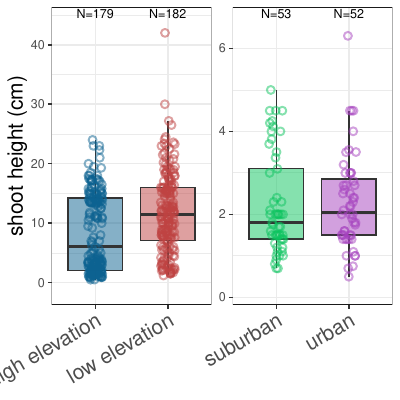

This figure's R source:
#' This script plot the symbiosis traits

renv::load()
library(tidyverse)
library(cowplot)
library(janitor)
source(here::here("metadata.R"))

set.seed(1)
plants <- read_csv(paste0(folder_data, "phenotypes/plants/plants.csv"))


# Plot the pairs
p1 <- plants %>%
    # group_by(exp_plant, population, site_group, exp_id, exp_nitrogen) %>%
    # summarize(shoot_biomass_mg = mean(shoot_biomass_mg, na.rm = T))
    filter(exp_plant == "sativa") %>%
    filter(exp_id != "control") %>%
    filter(population == "VA") %>%
    drop_na(shoot_height) %>%
    ggplot() +
    geom_boxplot(aes(x = site_group, y = shoot_height/10, fill = site_group), outliers = F) +
    geom_jitter(aes(x = site_group, y = shoot_height/10, color = site_group), size = 2, width = .1, shape = 21, stroke = 1, alpha = .5) +
    scale_fill_manual(values = alpha(site_group_colors, 0.5)) +
    scale_color_manual(values = alpha(site_group_colors, 1)) +
    theme_minimal() +
    theme(
        axis.title.x = element_blank(),
        axis.text.x = element_text(angle = 30, hjust = 1),
        panel.border = element_rect(color = "grey10", fill = NA)
    ) +
    guides(fill = "none", color = "none") +
    labs(y = "shoot height (cm)")


# Plot the pairs
p2 <- plants %>%
    filter(exp_plant == "sativa") %>%
    filter(exp_id != "control") %>%
    filter(population == "PA") %>%
    drop_na(shoot_height) %>%
    ggplot() +
    geom_boxplot(aes(x = site_group, y = shoot_height, fill = site_group), outliers = F) +
    geom_jitter(aes(x = site_group, y = shoot_height, color = site_group), size = 2, width = .1, shape = 21, stroke = 1, alpha = .5) +
    scale_fill_manual(values = alpha(site_group_colors, 0.5)) +
    scale_color_manual(values = alpha(site_group_colors, 1)) +
    theme_minimal() +
    theme(
        axis.title.x = element_blank(),
        axis.text.x = element_text(angle = 30, hjust = 1),
        panel.border = element_rect(color = "grey10", fill = NA)
    ) +
    guides(fill = "none", color = "none") +
    labs(y = "shoot height (cm)")


# plot the PCA for sativa
plants1 <- plants %>%
    filter(exp_plant == "sativa") %>%
    filter(exp_id != "control") %>%
    filter(population == "VA") %>%
    #mutate(id = 1:n()) %>%
    select(site_group, shoot_height, nodule_number, longest_petiole_length, leaf_number, leaf_color) %>%
    drop_na()
plants2 <- plants %>%
    filter(exp_plant == "sativa") %>%
    filter(exp_id != "control") %>%
    filter(population == "PA") %>%
    select(site_group, shoot_height, nodule_number, leaf_number, leaf_color, lateral_root_number, longest_lateral_root_length) %>%
    drop_na()
dim(plants1)
dim(plants2)

pca_results1 <- prcomp(plants1[,-1], scale. = TRUE)
pca_results2 <- prcomp(plants2[,-1], scale. = TRUE)
get_pcvar <- function (pca_result) summary(pca_result)$importance[2, ] %>% round(3) * 100

pcs <- bind_rows(
    as_tibble(pca_results1$x) %>% mutate(site_group = plants1$site_group),
    as_tibble(pca_results2$x) %>% mutate(site_group = plants2$site_group)
)

p3 <- pcs %>%
    filter(site_group %in% c("high elevation", "low elevation")) %>%
    ggplot() +
    geom_point(aes(x = PC1, y = PC2, color = site_group), shape = 21, stroke = 1, size = 2, alpha = .5) +
    stat_ellipse(aes(x = PC1, y = PC2, fill = site_group), geom = "polygon", type = "norm", level = 0.95, alpha = .2) +
    annotate("text", x = Inf, y = Inf, label = paste0("N=", nrow(plants1)), hjust = 1.1, vjust = 1.1) +
    geom_vline(xintercept = 0, color = "grey10", linetype = 2) +
    geom_hline(yintercept = 0, color = "grey10", linetype = 2) +
    scale_color_manual(values = site_group_colors) +
    scale_fill_manual(values = site_group_colors) +
    scale_x_continuous(breaks = seq(-4,8,2)) +
    scale_y_continuous(breaks = seq(-4,10,2)) +
    theme_minimal() +
    theme(
        panel.border = element_rect(color = "grey10", fill = NA),
        legend.position = "inside",
        legend.position.inside = c(0.9,0.1)
    ) +
    guides(color = "none", fill = "none") +
    labs(x = paste0("PC1 (", get_pcvar(pca_results1)[1], "%)"), y = paste0("PC2 (", get_pcvar(pca_results1)[2], "%)"))

p4 <- pcs %>%
    filter(site_group %in% c("urban", "suburban")) %>%
    ggplot() +
    geom_point(aes(x = PC1, y = PC2, color = site_group), shape = 21, stroke = 1, size = 2, alpha = .5) +
    stat_ellipse(aes(x = PC1, y = PC2, fill = site_group), geom = "polygon", type = "norm", level = 0.95, alpha = .2) +
    annotate("text", x = Inf, y = Inf, label = paste0("N=", nrow(plants2)), hjust = 1.1, vjust = 1.1) +
    geom_vline(xintercept = 0, color = "grey10", linetype = 2) +
    geom_hline(yintercept = 0, color = "grey10", linetype = 2) +
    scale_color_manual(values = site_group_colors) +
    scale_fill_manual(values = site_group_colors) +
    scale_x_continuous(breaks = seq(-4,6,2)) +
    scale_y_continuous(breaks = seq(-4,4,2)) +
    theme_minimal() +
    theme(
        panel.border = element_rect(color = "grey10", fill = NA),
        legend.position = "inside",
        legend.position.inside = c(0.9,0.1)
    ) +
    guides(color = "none", fill = "none") +
    labs(x = paste0("PC1 (", get_pcvar(pca_results2)[1], "%)"), y = paste0("PC2 (", get_pcvar(pca_results2)[2], "%)"))


p <- plot_grid(p1, p3, p2, p4, align = T, axis = "tb", scale = 0.95, rel_widths = c(1, 2))

ggsave(here::here("forposter/plants_sat.pdf"), p, width = 4, height = 6)

#
sativa <- plants %>%
    filter(exp_plant == "sativa") %>%
    filter(exp_id != "control") %>%
    mutate(population = factor(population, c("VA", "PA"))) %>%
    drop_na(shoot_height)

sam <- sativa %>%
    group_by(population, site_group) %>%
    count()

p <- sativa %>%
    ggplot() +
    geom_boxplot(aes(x = site_group, y = shoot_height, fill = site_group), outliers = F) +
    geom_jitter(aes(x = site_group, y = shoot_height, color = site_group), size = 2, width = .1, shape = 21, stroke = 1, alpha = .5) +
    geom_text(data = sam, aes(x = site_group, label = paste0("N=", n)), y = Inf, vjust = 1.2, size = 3) +
    scale_fill_manual(values = alpha(site_group_colors, 0.5)) +
    scale_color_manual(values = alpha(site_group_colors, 1)) +
    scale_y_continuous(expand = c(.1,.1)) +
    facet_wrap(.~population, scales = "free") +
    theme_bw() +
    theme(
        axis.title.x = element_blank(),
        axis.text.x = element_text(angle = 30, hjust = 1, size = 15),
        axis.title.y = element_text(size = 15),
        panel.border = element_rect(color = "grey10", fill = NA),
        strip.text = element_blank(),
        plot.background = element_blank()
    ) +
    guides(fill = "none", color = "none") +
    labs(y = "shoot height (cm)")

 ggsave(here::here("forposter/plants_sat.pdf"), p, width = 4, height = 4)
